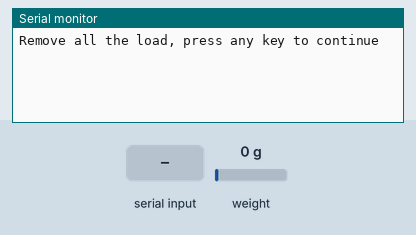
Recording of a sketch running on a simulated Arduino Uno, built with avr-gcc and run on an emulated ATmega328P. On the bench: the last lines printed to the serial monitor. The test bench sets the inputs (shaded band); at power-on: weight on the scale 0 g.

Above: at 2.2 s.
2.3 s: "90,45\n" received over Serial
At 3.7 s:
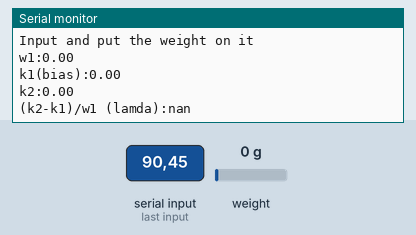
4.0 s: weight on the scale set to 100 g
At 4.61 s:
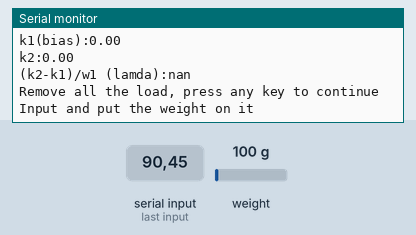
5.5 s: weight on the scale set to 1250 g
At 6.91 s:
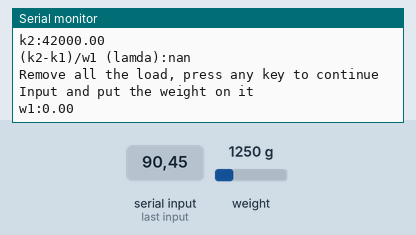
Timing chart, 0 to 8.5 s (numbered marks = the images above; inputs shaded):
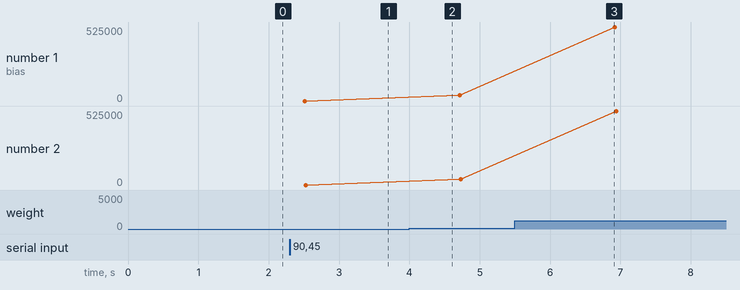

The sketch:

Cell_Calibration.ino
```cpp
#include "HX711.h"
const int LOADCELL_DOUT_PIN=2;
const int LOADCELL_SCK_PIN=3;
double w1,k1,k2;
HX711 scale;

void setup() {
  Serial.begin(9600);
  scale.begin(LOADCELL_DOUT_PIN, LOADCELL_SCK_PIN);
  delay(1000);
}

void loop() {
  Serial.println("Remove all the load, press any key to continue");
  while(!Serial.available()){};
  Serial.read();
  k1=scale.get_units();

  Serial.println("Input and put the weight on it");
  while(!Serial.available()){
      w1= Serial.parseFloat();
  };
  k2=scale.get_units();

  Serial.print("w1:");
  Serial.println(w1);
  Serial.print("k1(bias):");
  Serial.println(k1);
  Serial.print("k2:");
  Serial.println(k2);
  Serial.print("(k2-k1)/w1 (lamda):");
  Serial.println((k2-k1)/w1);
  delay(2000);
}
```

Measured:
- after the input at 2.3 s, the serial monitor: prints a new line after 0.10 s (image 1)
- plotted number 1: 0 → 42000 after the input at 4.0 s, 42000 → 525000 after the input at 5.5 s
- plotted number 2: 0 → 42000 after the input at 4.0 s, 42000 → 525000 after the input at 5.5 s
